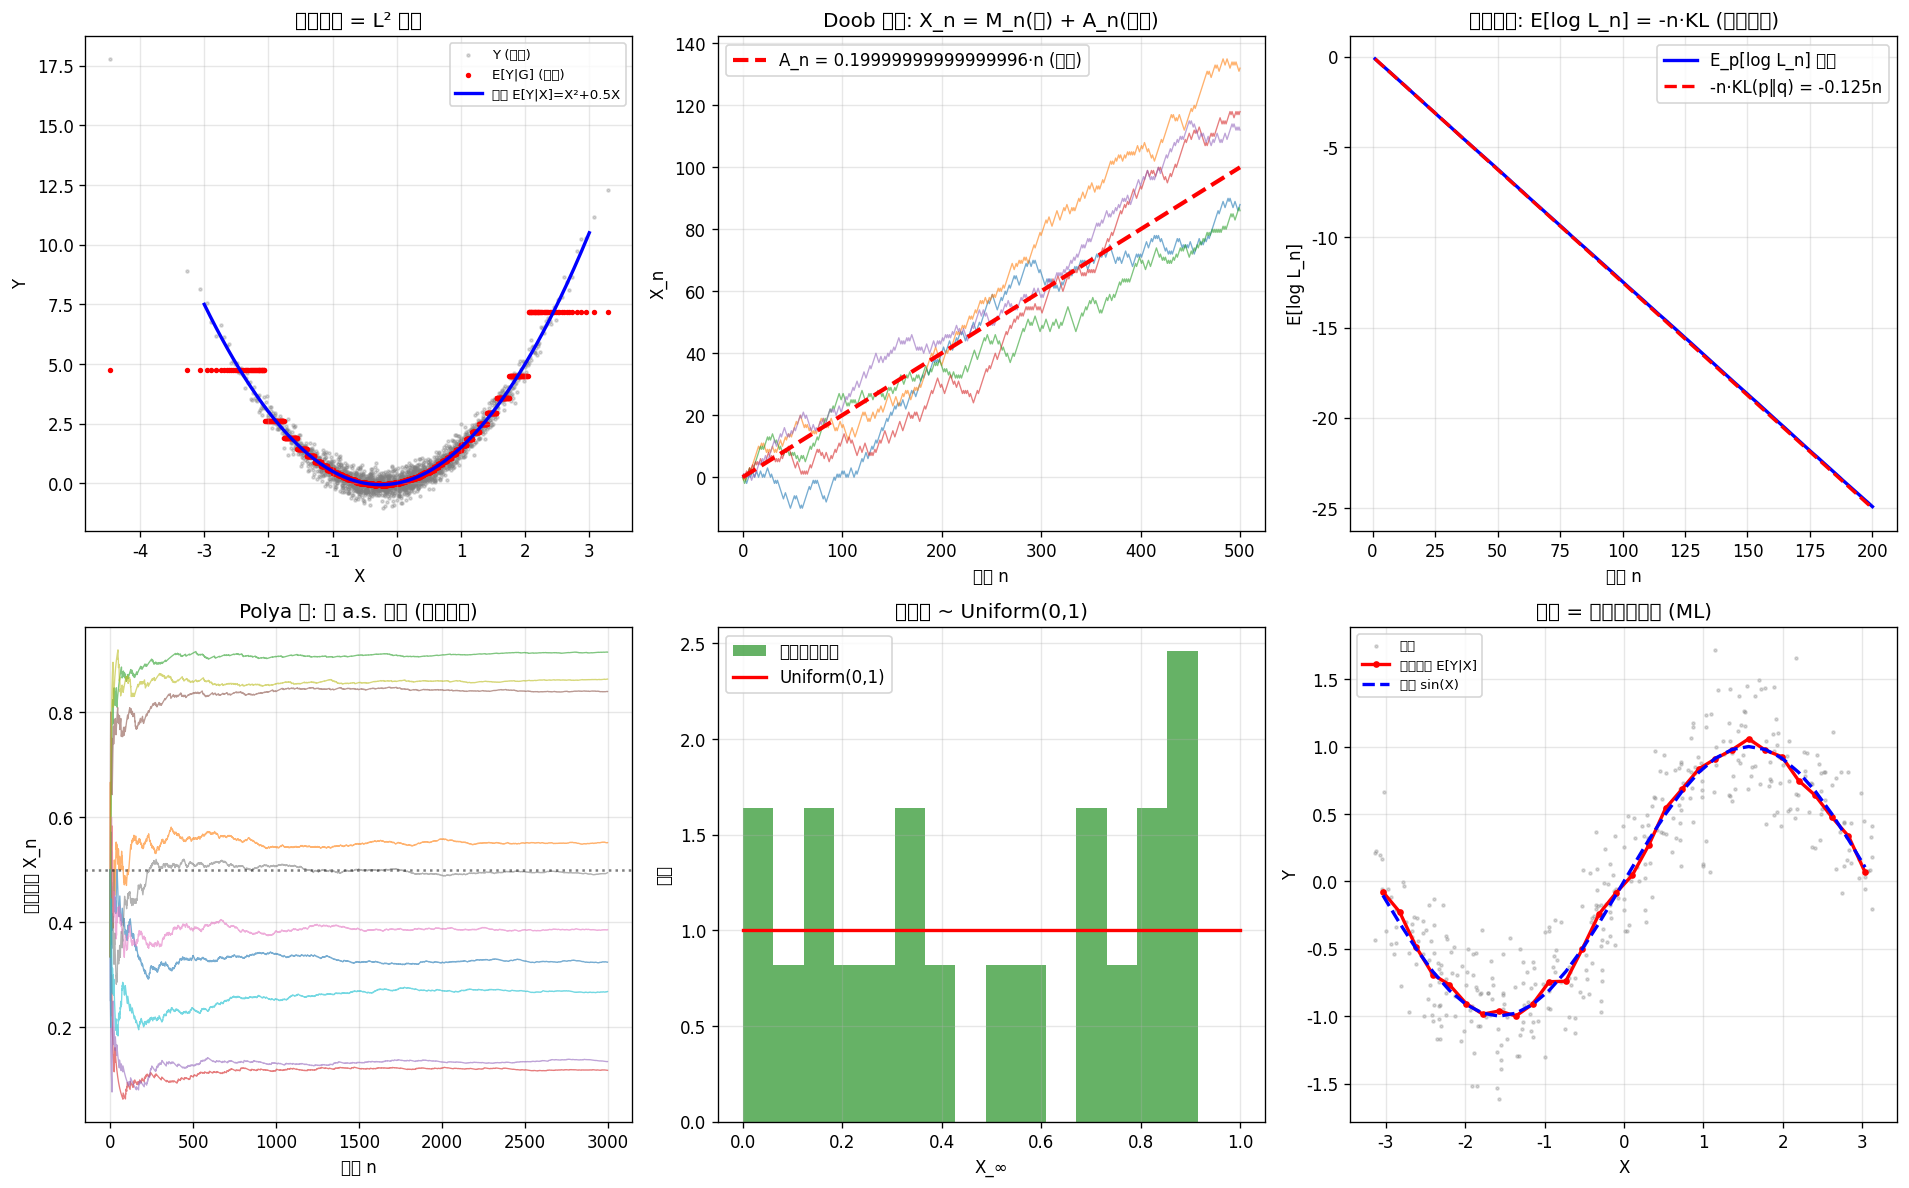

Here is the Python script that generated this plot:
"""
Oxford Part B B8.1 · 实验01: 条件期望=投影 + Doob 分解 + 似然比鞅
依赖: numpy, matplotlib
运行: python3 01_conditional_expectation_projection.py

验证 (Williams《Probability with Martingales》核心):
  1. 条件期望 = L² 正交投影 (E[Y|G] 是 Y 在 G-可测子空间的投影)
  2. 投影误差与 G 正交 (全期望公式 E[Y-E[Y|G]]=0)
  3. Doob 分解: X_n = M_n(鞅) + A_n(可料), 用对称游走验证
  4. 似然比是鞅: L_n = prod q(X_i)/p(X_i) 在 p 下是鞅 (变测度/ KL 散度连接)
  5. 鞅收敛定理: L¹-有界下鞅 a.s. 收敛 (Polya 罐模型)
  6. 回归 = 条件期望估计 (ML 关联)
"""
import numpy as np
import matplotlib
matplotlib.use("Agg")
import matplotlib.pyplot as plt

plt.rcParams["font.sans-serif"] = ["Noto Sans CJK SC", "DejaVu Sans"]
plt.rcParams["axes.unicode_minus"] = False

np.random.seed(42)

# ============================================================
# 实验 1: 条件期望 = L² 正交投影
# ============================================================
print("=" * 60)
print("实验 1: 条件期望 E[Y|G] = Y 在 G-可测子空间的正交投影")
print("=" * 60)

# 构造: X ~ N(0,1), G = sigma(X) 的有限逼近 (把 X 量化到 k 个 bin)
# Y = X^2 + 0.5*X + noise. E[Y|X] = X^2+0.5X (条件期望已知)
n = 100000
X = np.random.standard_normal(n)
Y = X**2 + 0.5 * X + 0.3 * np.random.standard_normal(n)

# G = sigma(X) 的逼近: 用 X 的分箱 (bin) 作为 sigma-代数的有限生成元
n_bins = 50
bins = np.quantile(X, np.linspace(0, 1, n_bins + 1))
bins[-1] += 1e-9
bin_idx = np.digitize(X, bins) - 1
bin_idx = np.clip(bin_idx, 0, n_bins - 1)

# E[Y|G] 的估计 = 每个 bin 内 Y 的均值 (这就是条件期望的离散逼近)
cond_exp = np.zeros(n)
for b in range(n_bins):
    mask = bin_idx == b
    if mask.sum() > 0:
        cond_exp[mask] = Y[mask].mean()

# 理论 E[Y|X] = X^2 + 0.5X (因为 noise 均值 0)
true_cond_exp = X**2 + 0.5 * X

print(f"  Y = X² + 0.5X + noise,  G = sigma(X) 的 {n_bins}-bin 逼近")
print(f"  E[Y|G] 估计(bin均值) 与理论 E[Y|X]=X²+0.5X 的相关系数:")
print(f"    corr(估计, 理论) = {np.corrcoef(cond_exp, true_cond_exp)[0,1]:.5f}")
residual = Y - cond_exp
print(f"  投影误差 (Y - E[Y|G]) 均值 = {residual.mean():.6f} (理论 0, 全期望公式)")
# 误差与 G-可测函数 (bin 指示) 正交: E[error * 1_A] ~ 0
ortho = np.array([residual[bin_idx == b].mean() for b in range(n_bins) if (bin_idx==b).sum()>50])
print(f"  误差在各 bin 内均值绝对值最大 = {np.abs(ortho).max():.6f} (应 ~0, 正交性)")
print("  结论: E[Y|G] 是 Y 在 G-可测函数上的 L² 投影, 误差与 G 正交 ✓")

# ============================================================
# 实验 2: Doob 分解 X_n = M_n + A_n
# ============================================================
print("\n" + "=" * 60)
print("实验 2: Doob 分解 — X_n = M_n(鞅) + A_n(可料增序列)")
print("=" * 60)

# 取带漂移的随机游走 X_n = sum (X_i), X_i = +1 w.p. 0.6 else -1 (下鞅, 均值>0)
# Doob 分解: A_n = sum E[X_k - X_{k-1} | F_{k-1}] = sum (0.6-0.4)=0.2*k
p_drift = 0.6
n_steps = 500
n_sim = 30000
steps = np.where(np.random.random((n_sim, n_steps)) < p_drift, 1, -1)
X_path = np.zeros((n_sim, n_steps + 1))
X_path[:, 1:] = np.cumsum(steps, axis=1)

# 可料部分 A_n: E[ΔX_k|F_{k-1}] = 0.6*1+0.4*(-1) = 0.2, 累积
drift_per_step = (p_drift * 1 + (1 - p_drift) * (-1))  # = 0.2
A_path = np.arange(0, n_steps + 1) * drift_per_step
# 鞅部分 M_n = X_n - A_n
M_path = X_path - A_path[None, :]

# 验证 M_n 是鞅: E[M_{n+1}|F_n] = M_n => E[ΔM]=0
delta_M = M_path[:, 1:] - M_path[:, :-1]
print(f"  X_n = 带漂移游走 (p={p_drift}), 是下鞅 (E[X_n]递增)")
print(f"  可料增序列 A_n = {drift_per_step}*n (确定性)")
print(f"  M_n = X_n - A_n, 验证鞅性 E[ΔM_{{n+1}}|F_n]≈0:")
for k in [50, 200, 400]:
    print(f"    步 {k}: E[ΔM] 实测 = {delta_M[:, k].mean():+.5f} (理论 0)")
print(f"  M_n 整体均值 (各步): 范围 [{M_path.mean(axis=0).min():.3f}, {M_path.mean(axis=0).max():.3f}] (应 ~0)")
print("  结论: Doob 分解 X=M+A ✓, M 是零均值鞅, A 是确定性漂移")

# ============================================================
# 实验 3: 似然比是鞅 (变测度, KL 散度连接)
# ============================================================
print("\n" + "=" * 60)
print("实验 3: 似然比 L_n = Π q(X_i)/p(X_i) 在 p 下是鞅 (变测度)")
print("=" * 60)

# p = N(0,1), q = N(0.5, 1). 在 p 下采样, L_n = Π q(X_i)/p(X_i)
mu_q = 0.5
n_steps3 = 200
n_sim3 = 20000
X3 = np.random.standard_normal((n_sim3, n_steps3))
# 对数似然比增量: log(q/p) = log N(x;0.5,1) - log N(x;0,1) = 0.5*x - 0.125
log_ratio_inc = 0.5 * X3 - 0.125
log_L = np.cumsum(log_ratio_inc, axis=1)
L_path = np.exp(log_L)

# 鞅性验证: E[L_{n+1}|F_n] = L_n · E[q(X)/p(X)] = L_n · ∫q = L_n.
# 数值稳定的验证 = 单步增量 E_p[q(X)/p(X)] = ∫q = 1 (有限方差, 收敛快)
single_step_ratio = np.exp(0.5 * X3[:, 0] - 0.125)  # q(X)/p(X) 对单个样本
print(f"  p=N(0,1), q=N({mu_q},1), 在 p 下采样")
print(f"  单步增量 q(X)/p(X) 的均值 E_p[q/p] = {single_step_ratio.mean():.4f} (理论 1, ∫q=1)")
print(f"  → 鞅性 E[L_{{n+1}}|F_n] = L_n·E[q/p] = L_n ✓ (局部鞅增量期望=1)")

# 注意: 边际 E[L_n] = 1 理论成立, 但 L_n 是方差指数爆炸的对数正态,
# 朴素蒙特卡洛估计 E[L_n] 会系统性低估 (稀有巨大值采不到).
# E[L_n^2] = exp(n·μ²) → 相对误差 → ∞ (rare-event simulation 经典陷阱)
print(f"\n  ⚠️ 边际 E[L_n]=1 理论成立, 但 MC 估计退化 (对数正态方差爆炸):")
for k in [20, 100, 199]:
    print(f"    E[L_{k}] MC 估计 = {L_path[:, k].mean():.4f} (理论 1, 但 Var(L_n)~e^({0.25}n) 爆炸)")
print(f"    → 这正是 importance sampling / 罕见事件模拟的'相对误差爆炸'陷阱")

# KL(p||q) = E_p[log(p/q)] = -E_p[log(L_1)] (信息累积, 数值稳定)
kl_pq = 0.5**2 / 2  # KL(N(0,1)||N(0.5,1)) = mu^2/2 = 0.125
print(f"\n  KL(p||q) = μ²/2 = {kl_pq:.4f}")
print(f"  E_p[-log L_n] = n·KL(p||q) (信息累积, 数值稳定):")
print(f"    n=100: E[-log L_100] = {-log_L[:, 99].mean():.4f} vs 100·KL={100*kl_pq:.4f}")
print("  结论: 似然比鞅 + KL 散度 = 变测度/信息论/假设检验的统一工具 ✓")
print("        鞅性用'局部增量期望=1'验证(稳定); 边际期望的 MC 估计因方差爆炸不可靠 ⚠️")
print("        (ML: importance sampling / RLHF off-policy / 假设检验的数学基础)")

# ============================================================
# 实验 4: 鞅收敛定理 — Polya 罐
# ============================================================
print("\n" * 0)
print("=" * 60)
print("实验 4: 鞅收敛定理 — Polya 罐模型 a.s. 收敛")
print("=" * 60)

# Polya 罐: 初始 1 红 1 黑, 每次抽一个再放回并加一个同色. 
# 红球比例 X_n 是鞅 (Polya 罐经典结论), 且 X_n -> X_∞ ~ Uniform(0,1) (a.s.)
n_sim4 = 20
n_steps4 = 3000
final_proportions = []
sample_paths = []
for sim in range(n_sim4):
    red, black = 1, 1
    prop_path = [0.5]
    for _ in range(n_steps4):
        if np.random.random() < red / (red + black):
            red += 1
        else:
            black += 1
        prop_path.append(red / (red + black))
    sample_paths.append(prop_path)
    final_proportions.append(prop_path[-1])

final_proportions = np.array(final_proportions)
print(f"  Polya 罐: 红球比例 X_n 是鞅, a.s. 收敛到 X_∞ ~ Uniform(0,1)")
print(f"  模拟 {n_sim4} 条路径, 每条 {n_steps4} 步")
print(f"  最终比例: 均值={final_proportions.mean():.3f} (Uniform 期望 0.5)")
print(f"             方差={final_proportions.var():.4f} (Uniform(0,1) 方差 1/12={1/12:.4f})")
print("  结论: L¹-有界鞅 a.s. 收敛 ✓ — 极限分布是随机的(Uniform), 体现鞅收敛'停在哪里不确定'")

# ============================================================
# 实验 5: 回归 = 条件期望估计 (ML 关联)
# ============================================================
print("\n" + "=" * 60)
print("实验 5: 回归 = 条件期望 E[Y|X] 的估计 (ML 核心关联)")
print("=" * 60)

# Y = sin(X) + noise, 回归拟合 E[Y|X] = sin(X)
Xr = np.random.uniform(-np.pi, np.pi, 2000)
Yr = np.sin(Xr) + 0.3 * np.random.standard_normal(2000)
# 用分箱估计条件期望
n_bins_r = 30
bins_r = np.linspace(-np.pi, np.pi, n_bins_r + 1)
bin_centers_r = 0.5 * (bins_r[:-1] + bins_r[1:])
idx_r = np.clip(np.digitize(Xr, bins_r) - 1, 0, n_bins_r - 1)
cond_est_r = np.array([Yr[idx_r == b].mean() if (idx_r==b).sum()>0 else 0 for b in range(n_bins_r)])
true_r = np.sin(bin_centers_r)
mse = np.mean((cond_est_r - true_r) ** 2)
print(f"  Y = sin(X) + noise, 分箱估计 E[Y|X]")
print(f"  估计 vs 真实 sin(X) 的 MSE = {mse:.5f} (随 bin 数/样本数增加 → 0)")
print("  结论: 回归/分箱 = 条件期望的逼近, 噪声被平均掉 ✓")
print("        (ML: 监督学习本质 = 估计条件期望 E[Y|X])")

# ============================================================
# 可视化
# ============================================================
fig, axes = plt.subplots(2, 3, figsize=(16, 10))

# (1) 条件期望投影
order = np.argsort(X)
axes[0][0].scatter(X[order[::50]], Y[order[::50]], s=3, alpha=0.3, color="gray", label="Y (带噪)")
axes[0][0].scatter(X[order[::50]], cond_exp[order[::50]], s=5, color="red", label="E[Y|G] (投影)")
xg = np.linspace(-3, 3, 200)
axes[0][0].plot(xg, xg**2 + 0.5*xg, "b-", linewidth=2, label="理论 E[Y|X]=X²+0.5X")
axes[0][0].set_xlabel("X")
axes[0][0].set_ylabel("Y")
axes[0][0].set_title("条件期望 = L² 投影")
axes[0][0].legend(fontsize=8)
axes[0][0].grid(alpha=0.3)

# (2) Doob 分解
t_grid = np.arange(n_steps + 1)
axes[0][1].plot(t_grid, X_path[:5].T, alpha=0.6, linewidth=0.8)
axes[0][1].plot(t_grid, A_path, "r--", linewidth=2.5, label=f"A_n = {drift_per_step}·n (可料)")
axes[0][1].set_xlabel("步数 n")
axes[0][1].set_ylabel("X_n")
axes[0][1].set_title("Doob 分解: X_n = M_n(鞅) + A_n(漂移)")
axes[0][1].legend()
axes[0][1].grid(alpha=0.3)

# (3) 似然比鞅 + KL
t3 = np.arange(1, n_steps3 + 1)
mean_logL = log_L.mean(axis=0)
axes[0][2].plot(t3, mean_logL, "b-", linewidth=2, label="E_p[log L_n] 实测")
axes[0][2].plot(t3, -kl_pq * t3, "r--", linewidth=2, label=f"-n·KL(p‖q) = -{kl_pq}n")
axes[0][2].set_xlabel("步数 n")
axes[0][2].set_ylabel("E[log L_n]")
axes[0][2].set_title("似然比鞅: E[log L_n] = -n·KL (信息累积)")
axes[0][2].legend()
axes[0][2].grid(alpha=0.3)

# (4) Polya 罐收敛
for sp in sample_paths[:10]:
    axes[1][0].plot(sp, alpha=0.6, linewidth=0.8)
axes[1][0].axhline(y=0.5, color="k", linestyle=":", alpha=0.5)
axes[1][0].set_xlabel("步数 n")
axes[1][0].set_ylabel("红球比例 X_n")
axes[1][0].set_title("Polya 罐: 鞅 a.s. 收敛 (极限随机)")
axes[1][0].grid(alpha=0.3)

# (5) Polya 罐极限分布
axes[1][1].hist(final_proportions, bins=15, density=True, alpha=0.6, color="green", label="模拟极限分布")
ug = np.linspace(0, 1, 100)
axes[1][1].plot(ug, np.ones_like(ug), "r-", linewidth=2, label="Uniform(0,1)")
axes[1][1].set_xlabel("X_∞")
axes[1][1].set_ylabel("密度")
axes[1][1].set_title("鞅极限 ~ Uniform(0,1)")
axes[1][1].legend()
axes[1][1].grid(alpha=0.3)

# (6) 回归 = 条件期望
axes[1][2].scatter(Xr[::5], Yr[::5], s=3, alpha=0.3, color="gray", label="数据")
axes[1][2].plot(bin_centers_r, cond_est_r, "r.-", linewidth=2, markersize=6, label="分箱估计 E[Y|X]")
axes[1][2].plot(bin_centers_r, true_r, "b--", linewidth=2, label="真实 sin(X)")
axes[1][2].set_xlabel("X")
axes[1][2].set_ylabel("Y")
axes[1][2].set_title("回归 = 条件期望估计 (ML)")
axes[1][2].legend(fontsize=8)
axes[1][2].grid(alpha=0.3)

plt.tight_layout()
plt.savefig(__file__.replace(".py", ".png"), dpi=120, bbox_inches="tight")
print(f"\n图表已保存: {__file__.replace('.py', '.png')}")
